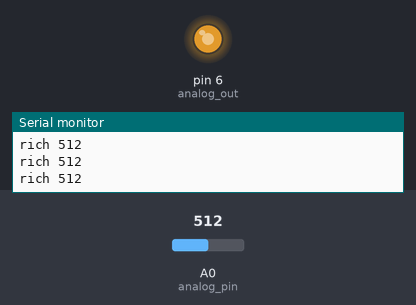
The sketch below on a simulated Arduino Uno, built with avr-gcc and run on an emulated ATmega328P. Parts: output pins drawn as LEDs (lit = HIGH), the last lines printed to the serial monitor. The test bench sets the inputs (shaded band); at power-on: A0 (analog_pin) = 512.

Above: at 1.2 s.
1.3 s: A0 (analog_pin) set to 716
At 2.4 s:
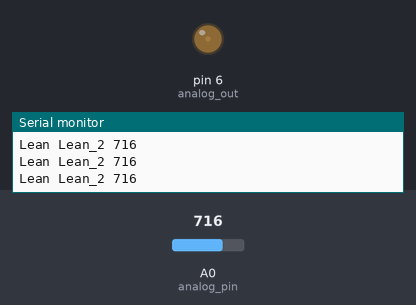
2.8 s: A0 (analog_pin) set to 658
At 3.4 s:
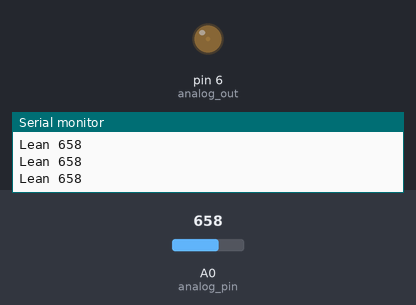
4.7 s: A0 (analog_pin) set to 646
At 5.9 s:
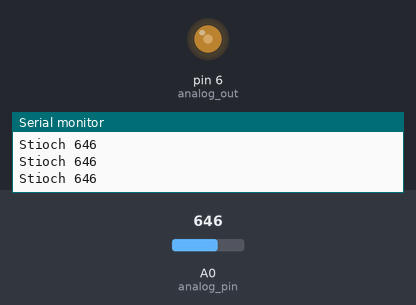
6.2 s: A0 (analog_pin) set to 759
At 7.1 s:
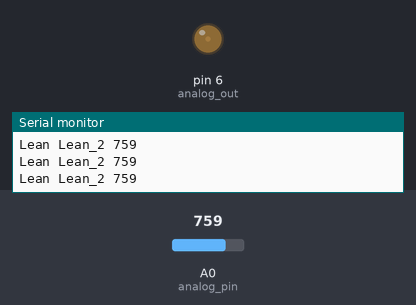
7.7 s: A0 (analog_pin) set to 511
At 8.1 s:
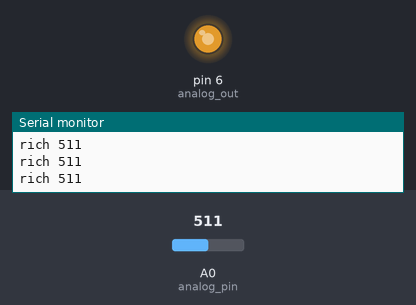
Timing chart, 0 to 10.2 s (numbered marks = the images above; inputs shaded):
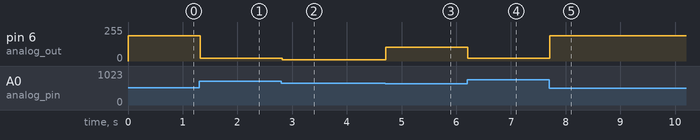

Measured:
- the behaviour switches between 647 and 646 on A0 (analog_pin) (found by bisection; images 2 and 3)
- after the input at 1.3 s, pin 6 (analog_out): 190/255 → 20/255 at once
- after the input at 2.8 s, pin 6 (analog_out): 20/255 → 10/255 at once
- after the input at 4.7 s, pin 6 (analog_out): 10/255 → 105/255 at once
- after the input at 6.2 s, pin 6 (analog_out): 105/255 → 20/255 at once
- after the input at 7.7 s, pin 6 (analog_out): 20/255 → 190/255 at once

The sketch:

narrowband_sim.ino
```cpp
/*
int adc_res = 1023;
int lean_voltage = ; //mV
int rich_voltage = ; //mV
int max_duty_cycle = 255;
int max_wideband_voltage = 5000; //mV
int max_narrowband_voltage = 1000; //mV
*/

int analog_pin = A0;
int analog_out = 6;
int ox_val = 0;
int temp = 0;
//Wideband magic numbers
int rich = 639; //AFR ~14.6
int rich_2 = 593; //14
int lean = 646; //AFR ~14.8
int lean_2 = 660; //15
int stoich = 644; //14.7
//Narrow max AFR
int rich_max = 490; //AFR ~13
int lean_max = 749; //AFR ~16
int range = lean_max - rich_max;
//0-1 (0 to 100% duty cycle.)

void set_narrow_signal(int val){
  //mixture is rich
  if(val < rich){
    Serial.print("rich ");
    //Serial.println(val);
    temp = 140;
    if(val < rich_2){
      temp = 190;
    }
    else if(val < rich_max){
      temp = 225;
    }
    analogWrite(analog_out, temp);
  }
  //mixture is lean
  else if(val > lean){
    Serial.print("Lean ");
    //Serial.println(val);
    temp = 40;
    if(val > lean_2){
      Serial.print("Lean_2 ");
      temp = 20;
    }
    else if(val < lean_max){
      temp = 10;
    }
    analogWrite(analog_out, temp);
  }
  else{
    Serial.print("Stioch ");
    analogWrite(analog_out, 105);
  }
}
void setup() {
  Serial.begin(9600);
  analogReference(DEFAULT);
  pinMode(analog_out, OUTPUT);
}
/*
 * narrowband sim
 */
void loop() {
  //583 ~= 14.07 rich condition
  //614 ~= 14.7 stoich
  //646 ~= 14.98 lean condition
  Serial.println(ox_val);
  ox_val = analogRead(analog_pin);
  if(ox_val > 350){
    set_narrow_signal(ox_val);
  }
  else{
    analogWrite(analog_out, 100);
  }
}
```
